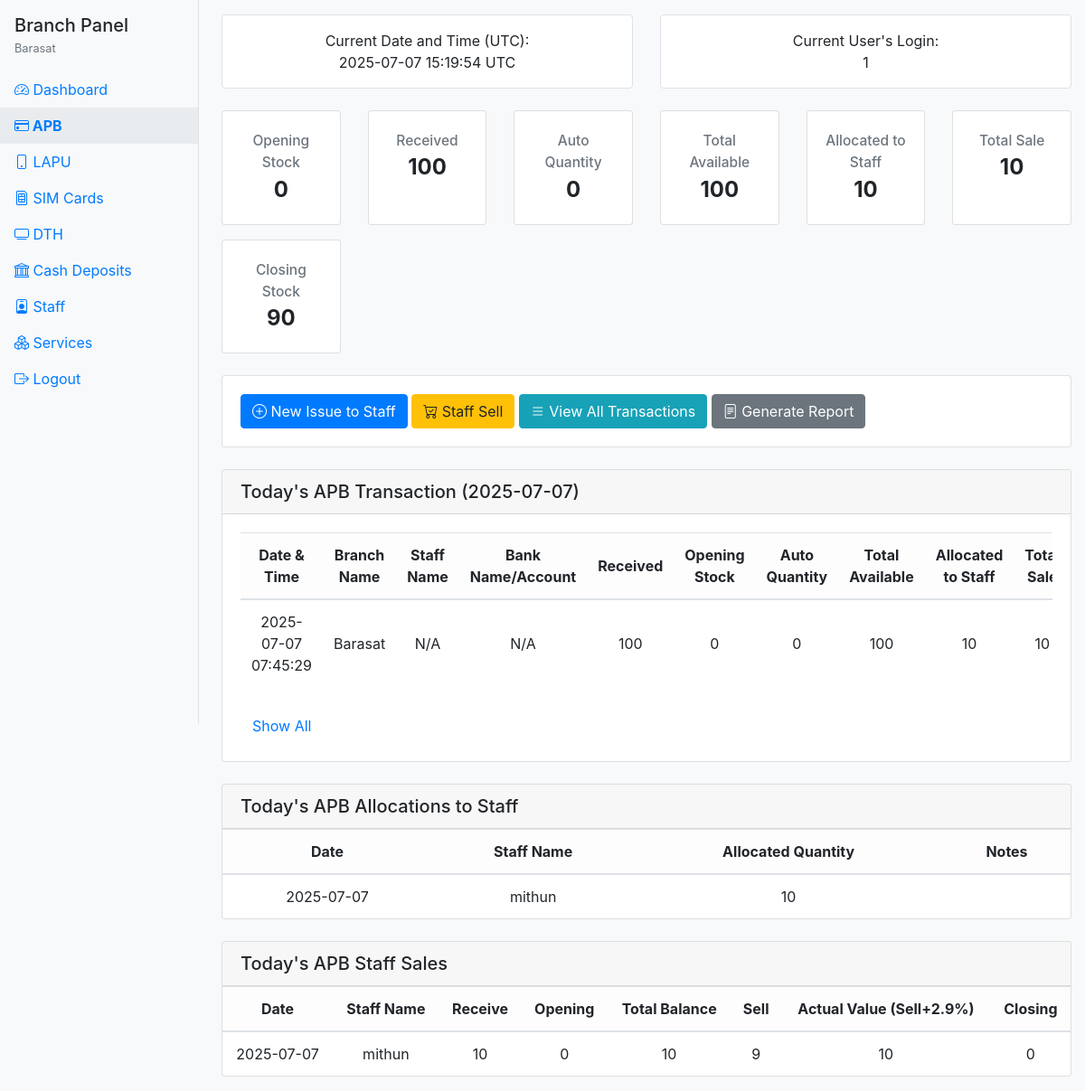
Page /branch/apb/index.php (signed in) on the committed database.
### tables this page shows
CREATE TABLE `branches` (
  `id` int(11) NOT NULL,
  `branch_code` varchar(10) NOT NULL,
  `branch_name` varchar(100) NOT NULL,
  `branch_type` enum('main','sub','satellite') DEFAULT 'sub',
  `opening_date` date NOT NULL,
  `address1` varchar(255) NOT NULL,
  `address2` varchar(255) DEFAULT NULL,
  `city` varchar(100) NOT NULL,
  `postal_code` varchar(10) NOT NULL,
  `contact_number` varchar(15) NOT NULL,
  `email` varchar(100) NOT NULL,
  `manager_name` varchar(100) DEFAULT NULL,
  `working_hours` varchar(100) DEFAULT NULL,
  `notes` text DEFAULT NULL,
  `status` enum('active','inactive') DEFAULT 'active',
  `created_by` int(11) DEFAULT NULL,
  `created_at` timestamp NOT NULL DEFAULT current_timestamp(),
  `updated_by` int(11) DEFAULT NULL,
  `updated_at` timestamp NOT NULL DEFAULT current_timestamp() ON UPDATE current_timestamp()
);

CREATE TABLE `apb` (
  `id` int(11) NOT NULL,
  `branch_id` int(11) DEFAULT NULL,
  `staff_id` int(11) DEFAULT NULL,
  `transaction_date` date DEFAULT NULL,
  `quantity_received` int(11) DEFAULT 0,
  `auto_quantity` int(11) NOT NULL DEFAULT 0,
  `opening_stock` int(11) DEFAULT 0,
  `total_available` int(11) DEFAULT 0,
  `total_sold` int(11) DEFAULT 0,
  `closing_stock` int(11) DEFAULT 0,
  `created_at` timestamp NOT NULL DEFAULT current_timestamp(),
  `bank_account_id` int(11) DEFAULT NULL,
  `notes` text DEFAULT NULL
);

CREATE TABLE `apb_staff_allocations` (
  `id` int(11) NOT NULL,
  `branch_id` int(11) NOT NULL,
  `staff_id` int(11) NOT NULL,
  `allocation_date` date NOT NULL,
  `quantity` int(11) NOT NULL,
  `notes` varchar(255) DEFAULT NULL,
  `created_at` timestamp NOT NULL DEFAULT current_timestamp()
);

CREATE TABLE `staff` (
  `id` int(11) NOT NULL,
  `staff_id` varchar(20) NOT NULL,
  `branch_id` int(11) NOT NULL,
  `full_name` varchar(100) NOT NULL,
  `email` varchar(100) NOT NULL,
  `mobile` varchar(15) NOT NULL,
  `username` varchar(50) NOT NULL,
  `password` varchar(255) NOT NULL,
  `role` enum('manager','supervisor','staff') NOT NULL,
  `department` varchar(50) DEFAULT NULL,
  `dob` date NOT NULL,
  `gender` enum('male','female','other') NOT NULL,
  `joining_date` date NOT NULL,
  `address` text DEFAULT NULL,
  `profile_photo` varchar(255) DEFAULT NULL,
  `status` enum('active','inactive') DEFAULT 'active',
  `created_by` int(11) DEFAULT NULL,
  `created_at` timestamp NOT NULL DEFAULT current_timestamp(),
  `updated_by` int(11) DEFAULT NULL,
  `updated_at` timestamp NOT NULL DEFAULT current_timestamp() ON UPDATE current_timestamp()
);

CREATE TABLE `staff_apb_sales` (
  `id` int(11) NOT NULL,
  `branch_id` int(11) NOT NULL,
  `staff_id` int(11) NOT NULL,
  `sell_date` date NOT NULL,
  `receive` int(11) NOT NULL,
  `opening` int(11) NOT NULL,
  `total_balance` int(11) NOT NULL,
  `sell` int(11) NOT NULL,
  `actual_value` int(11) NOT NULL,
  `closing` int(11) NOT NULL,
  `created_at` timestamp NOT NULL DEFAULT current_timestamp()
);

### branch/apb/index.php (the view, shortened to what the rows shown need)
<?php
$user = $_SESSION['branch_user'];
$branch_id = $user['branch_id'];
$db = new Database();
$conn = $db->getConnection();
$stmt = $conn->prepare("SELECT branch_name FROM branches WHERE id = ?");
$stmt->execute([$branch_id]);
$branch_row = $stmt->fetch(PDO::FETCH_ASSOC);
$branch_name = $branch_row ? $branch_row['branch_name'] : '';
$today = date('Y-m-d');
$yesterday = date('Y-m-d', strtotime('-1 day'));
$stmt = $conn->prepare("SELECT closing_stock FROM apb WHERE branch_id = ? AND DATE(transaction_date) <= ? ORDER BY transaction_date DESC, id DESC LIMIT 1");
$stmt->execute([$branch_id, $yesterday]);
$opening_stock = $stmt->fetchColumn();
$opening_stock = $opening_stock !== false ? (int)$opening_stock : 0;
$stmt = $conn->prepare("
    SELECT a.*,
           st.full_name AS staff_name,
           bacc.bank_name,
           bacc.account_number,
           br.branch_name
    FROM apb a
    LEFT JOIN staff st ON a.staff_id = st.id
    LEFT JOIN bank_accounts bacc ON a.bank_account_id = bacc.id
    LEFT JOIN branches br ON a.branch_id = br.id
    WHERE a.branch_id = ? AND DATE(a.transaction_date) = ?
    ORDER BY a.created_at DESC
    LIMIT 1
");
$stmt->execute([$branch_id, $today]);
$today_apb = $stmt->fetch(PDO::FETCH_ASSOC);
$stmt = $conn->prepare("SELECT IFNULL(SUM(quantity),0) AS allocated FROM apb_staff_allocations WHERE branch_id = ? AND allocation_date = ?");
$stmt->execute([$branch_id, $today]);
$today_allocated = (int)$stmt->fetchColumn();
$stmt = $conn->prepare("SELECT IFNULL(SUM(actual_value),0) AS staff_sale FROM staff_apb_sales WHERE branch_id = ? AND sell_date = ?");
$stmt->execute([$branch_id, $today]);
$staff_sale = (int)$stmt->fetchColumn();
$received = $today_apb ? (int)$today_apb['quantity_received'] : 0;
$auto = $today_apb ? (int)$today_apb['auto_quantity'] : 0;
$total_available = $opening_stock + $received + $auto;
$total_sale = $staff_sale;
$closing_stock = $total_available - $total_sale;
$stats = [
    'opening'   => $opening_stock,
    'received'  => $received,
    'auto'      => $auto,
    'available' => $total_available,
    'allocated' => $today_allocated,
    'sale'      => $total_sale,
    'closing'   => $closing_stock,
];
$recent_apb = $today_apb ? [$today_apb] : [];
$stmt = $conn->prepare("
    SELECT a.*, s.full_name
    FROM apb_staff_allocations a
    LEFT JOIN staff s ON a.staff_id = s.id
    WHERE a.branch_id = ? AND a.allocation_date = ?
    ORDER BY a.created_at DESC
");
$stmt->execute([$branch_id, $today]);
$allocs = $stmt->fetchAll(PDO::FETCH_ASSOC);
$stmt = $conn->prepare("
    SELECT s.full_name, sls.*
    FROM staff_apb_sales sls
    LEFT JOIN staff s ON sls.staff_id = s.id
    WHERE sls.branch_id = ? AND sls.sell_date = ?
    ORDER BY sls.created_at DESC
");
$stmt->execute([$branch_id, $today]);
$sells = $stmt->fetchAll(PDO::FETCH_ASSOC);
?>
<!DOCTYPE html>
<html lang="en">
<head>
    <link rel="stylesheet" href="../../assets/css/bootstrap.min.css">
    <link rel="stylesheet" href="../../assets/css/bootstrap-icons.css">
</head>
<body class="bg-light">
    <div class="sidebar d-none d-lg-block">
        <div class="px-3 mb-3">
            <h5 class="mb-1">Branch Panel</h5>
            <div class="small text-muted"><?= htmlspecialchars($branch_name) ?></div>
        </div>
    </div>
    <div class="main-content">
        <div class="container-fluid py-3">
            <div class="card">
                <div class="card-body">
                    <div class="table-responsive">
                        <table class="table table-hover align-middle text-center">
                            <thead class="table-light">
                                <tr>
                                    <th>Date & Time</th>
                                    <th>Branch Name</th>
                                    <th>Staff Name</th>
                                    <th>Bank Name/Account</th>
                                    <th>Received</th>
                                    <th>Opening Stock</th>
                                    <th>Auto Quantity</th>
                                    <th>Total Available</th>
                                    <th>Allocated to Staff</th>
                                    <th>Total Sale</th>
                                </tr>
                            </thead>
                            <tbody>
                                <?php foreach ($recent_apb as $row): ?>
                                <tr>
                                    <td>
                                        <?= !empty($row['created_at'])
                                            ? date('Y-m-d H:i:s', strtotime($row['created_at']))
                                            : (!empty($row['transaction_date'])
                                                ? date('Y-m-d H:i:s', strtotime($row['transaction_date']))
                                                : '-') ?>
                                    </td>
                                    <td><?= htmlspecialchars($row['branch_name'] ?? '') ?></td>
                                    <td>
                                        <?php
                                            if (!empty($row['staff_name'])) {
                                                echo htmlspecialchars($row['staff_name']);
                                            } elseif (!empty($row['staff_id'])) {
                                                echo "ID #" . htmlspecialchars($row['staff_id']);
                                            } else {
                                                echo "N/A";
                                            }
                                        ?>
                                    </td>
                                    <td>
                                        <?php
                                            if (!empty($row['bank_name']) && !empty($row['account_number'])) {
                                                echo htmlspecialchars($row['bank_name']) . " / " . htmlspecialchars($row['account_number']);
                                            } elseif (!empty($row['bank_account_id'])) {
                                                echo "ID #" . htmlspecialchars($row['bank_account_id']);
                                            } else {
                                                echo "N/A";
                                            }
                                        ?>
                                    </td>
                                    <td><?= number_format((int)$row['quantity_received'], 0) ?></td>
                                    <td><?= number_format($opening_stock, 0) ?></td>
                                    <td><?= number_format((int)$row['auto_quantity'], 0) ?></td>
                                    <td><?= number_format($total_available, 0) ?></td>
                                    <td><?= number_format($today_allocated, 0) ?></td>
                                    <td><?= number_format($stats['sale'], 0) ?></td>
                                </tr>
                                <?php endforeach; ?>
                            </tbody>
                        </table>
                    </div>
                </div>
            </div>
            <div class="card mt-4">
                <div class="card-body p-0">
                    <div class="table-responsive">
                        <table class="table table-hover align-middle text-center mb-0">
                            <thead class="table-light">
                                <tr>
                                    <th>Date</th>
                                    <th>Staff Name</th>
                                    <th>Allocated Quantity</th>
                                    <th>Notes</th>
                                </tr>
                            </thead>
                            <tbody>
                                <?php
                                if ($allocs) {
                                    foreach ($allocs as $row) {
                                        echo "<tr>";
                                        echo "<td>" . htmlspecialchars($row['allocation_date']) . "</td>";
                                        echo "<td>" . htmlspecialchars($row['full_name'] ?? 'Unknown') . "</td>";
                                        echo "<td>" . number_format($row['quantity'], 0) . "</td>";
                                        echo "<td>" . htmlspecialchars($row['notes']) . "</td>";
                                        echo "</tr>";
                                    }
                                } else {
                                    echo '<tr><td colspan="4" class="text-muted">No allocations found for today.</td></tr>';
                                }
                                ?>
                            </tbody>
                        </table>
                    </div>
                </div>
            </div>
            <div class="card mt-4">
                <div class="card-body p-0">
                    <div class="table-responsive">
                        <table class="table table-hover align-middle text-center mb-0">
                            <thead class="table-light">
                                <tr>
                                    <th>Date</th>
                                    <th>Staff Name</th>
                                    <th>Receive</th>
                                    <th>Opening</th>
                                    <th>Total Balance</th>
                                    <th>Sell</th>
                                    <th>Actual Value (Sell+2.9%)</th>
                                    <th>Closing</th>
                                </tr>
                            </thead>
                            <tbody>
                                <?php
                                if ($sells) {
                                    foreach ($sells as $row) {
                                        echo "<tr>";
                                        echo "<td>" . htmlspecialchars($row['sell_date']) . "</td>";
                                        echo "<td>" . htmlspecialchars($row['full_name'] ?? 'Unknown') . "</td>";
                                        echo "<td>" . number_format($row['receive'],0) . "</td>";
                                        echo "<td>" . number_format($row['opening'],0) . "</td>";
                                        echo "<td>" . number_format($row['total_balance'],0) . "</td>";
                                        echo "<td>" . number_format($row['sell'],0) . "</td>";
                                        echo "<td>" . number_format($row['actual_value'],0) . "</td>";
                                        echo "<td>" . number_format($row['closing'],0) . "</td>";
                                        echo "</tr>";
                                    }
                                } else {
                                    echo '<tr><td colspan="8" class="text-muted">No staff sales found for today.</td></tr>';
                                }
                                ?>
                            </tbody>
                        </table>
                    </div>
                </div>
            </div>
        </div>
    </div>
</body>
</html>

### rows in the picture
branches: branch_name "Barasat"
apb: created_at "2025-07-07 07:45:29", branch.branch_name "Barasat", shows "N/A", quantity_received "100", auto_quantity "0", today_allocated "10"
apb_staff_allocations: allocation_date "2025-07-07", staff.full_name "mithun", quantity "10"
staff_apb_sales: sell_date "2025-07-07", staff.full_name "mithun", receive "10", opening "0", total_balance "10", sell "9", actual_value "10", closing "0"

### other values in the picture
$username "1"
$stats['opening'] "0"
$stats['received'] "100"
$stats['auto'] "0"
$stats['available'] "100"
$stats['allocated'] "10"
$stats['sale'] "10"
$stats['closing'] "90"
